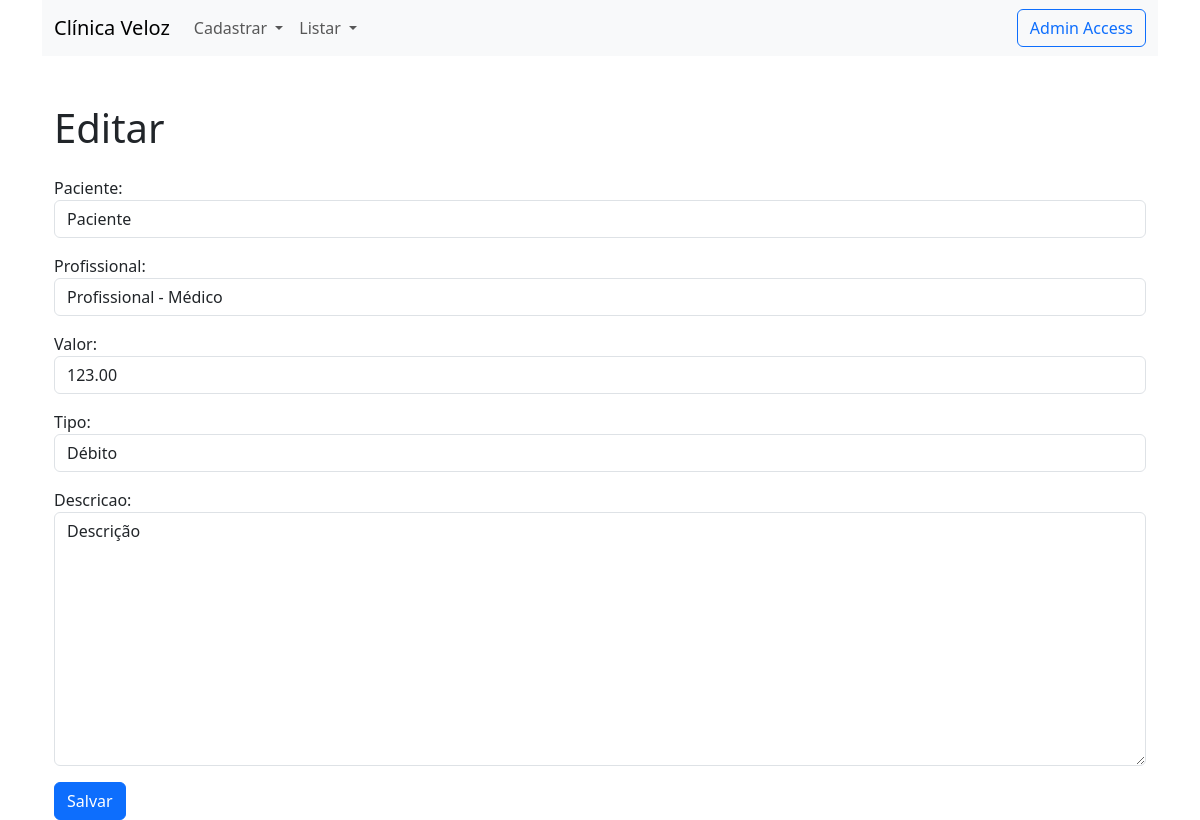
Screenshot of /editar-transacao/2 with the database file from the repository.
### clinica/models.py (models this page shows, shortened)
class Transacao(models.Model):
    TIPO_TRANSACAO = [
        ("C", "Crédito"),
        ("D", "Débito"),
    ]
    paciente = models.ForeignKey(
        Paciente, on_delete=models.SET_NULL, null=True, blank=True
    )
    profissional = models.ForeignKey(
        Profissional, on_delete=models.SET_NULL, null=True, blank=True
    )
    valor = models.DecimalField(max_digits=10, decimal_places=2)
    tipo = models.CharField(max_length=1, choices=TIPO_TRANSACAO)
    descricao = models.TextField(null=True, blank=True)
    data = models.DateTimeField(auto_now_add=True)
    atualizado_em = models.DateTimeField(auto_now=True)

### clinica/views.py (the view, shortened to what this page needs)
class EditarTransacao(UpdateView):
    template_name = "editar.html"
    model = Transacao
    form_class = TransacaoForm
    success_url = "/listar-transacoes"

### clinica/forms.py
class TransacaoForm(forms.ModelForm):
    class Meta:
        model = Transacao
        fields = [
            "paciente",
            "profissional",
            "valor",
            "tipo",
            "descricao",
        ]
        widgets = {
            "paciente": forms.Select(
                attrs={"class": "form-control", "placeholder": "Paciente"}
            ),
            "profissional": forms.Select(
                attrs={"class": "form-control", "placeholder": "Profissional"}
            ),
            "valor": forms.NumberInput(
                attrs={"class": "form-control", "placeholder": "Valor da transação"}
            ),
            "tipo": forms.Select(
                attrs={"class": "form-control", "placeholder": "Tipo da transação"},
            ),
            "descricao": forms.Textarea(
                attrs={"class": "form-control", "placeholder": "Descrição da transação"}
            ),
        }

### clinica/models.py (called while the page is built)
    def __str__(self):
        return self.nome

    def __str__(self):
        return f"{self.nome} - {self.especialidade}"

### clinica/templates/editar.html (shortened to what this page needs)
{% extends 'base.html' %}
{% block content %}
    <div class="container mt-5">
        <h1 class="mb-4">Editar</h1>
        <form method="post" class="needs-validation" novalidate>
            {{ form.as_p }}
            <button type="submit" class="btn btn-primary">Salvar</button>
        </form>
    </div>
{% endblock %}

### rows the page displays
Transacao: paciente "Paciente", profissional "Profissional - Médico", valor "123.00", tipo "Débito", descricao "Descrição"
